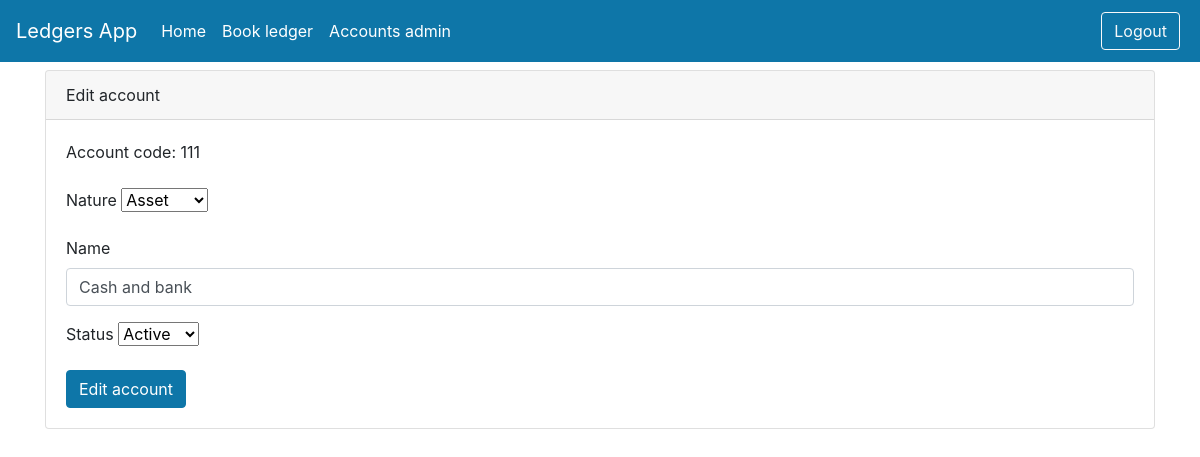
/accounts/edit_account/111, run on an earlier commit of the app's database.
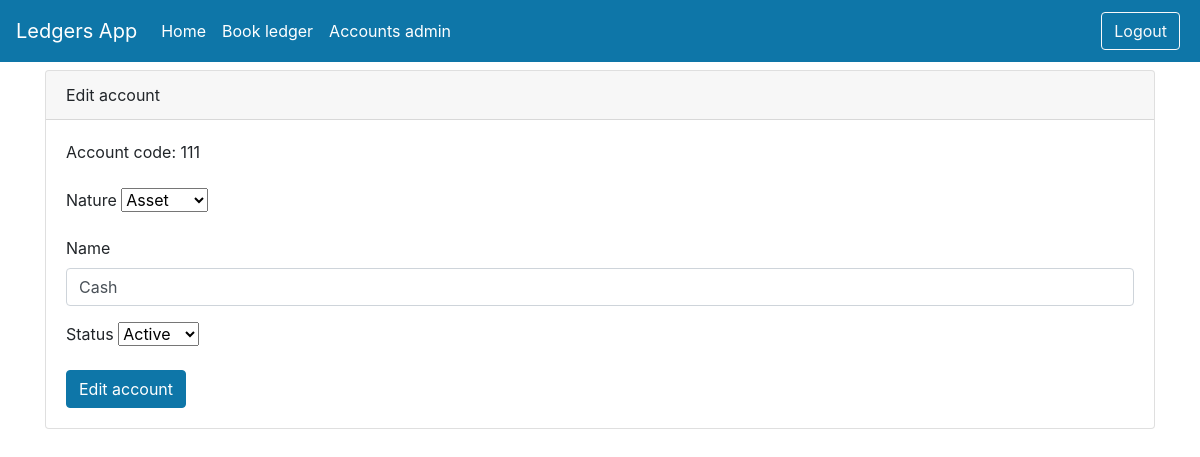
And on a later commit of the database.
### models.py (models this page shows)
class Accounts(Base):
    __tablename__ = 'accounts'
    id = Column(Integer, primary_key=True)
    name = Column(String)
    nature = Column(String) #Indicates the nature: assets, liabilities, equity
    status = Column(Boolean, default=True) #Indicates if it's active or inactive

### routers/accounts.py (the view)
@router.get("/edit_account/{account_id}", response_class=HTMLResponse)
async def edit_account_landing(request: Request, account_id: int, db: db_dependency):
    account = db.query(Accounts).filter(Accounts.id == account_id).first()
    return templates.TemplateResponse("edit_account.html", {"request":request, "account": account})

### templates/edit_account.html (shortened to what this page needs)
{% include 'layout.html' %}
<div class="container">
    <div class="card">
        <div class="card-header">
            Edit account
        </div>
        <div class="card-body">
            <form method="POST" id="my-form">
                <div class="form-group">
                    <label>Account code: {{account.id}}</label>
                </div>
                <div class="form-group">
                    <label>Nature</label>
                    <select  name='nature'>
                        <option {% if account.nature == "Asset" %} selected="selected" {% endif %}>Asset</option>
                    </select>
                </div>
                <div class="form-group">
                    <label>Name</label>
                    <input type="text" class="form-control" name="name" value="{{account.name}}"required>
                </div>
                <div class="form-group">
                    <label>Status</label>
                    <select  name='account_status'>
                        <option {% if account.status %} selected="selected" {% endif %}>Active</option>
                    </select>
                </div>
                <button type="submit" class="btn btn-primary">Edit account</button>
            </form>
        </div>
    </div>
</div>

What changed in the data, as far as the page shows it:
changed Accounts "Asset": name "Cash and bank" → "Cash"
